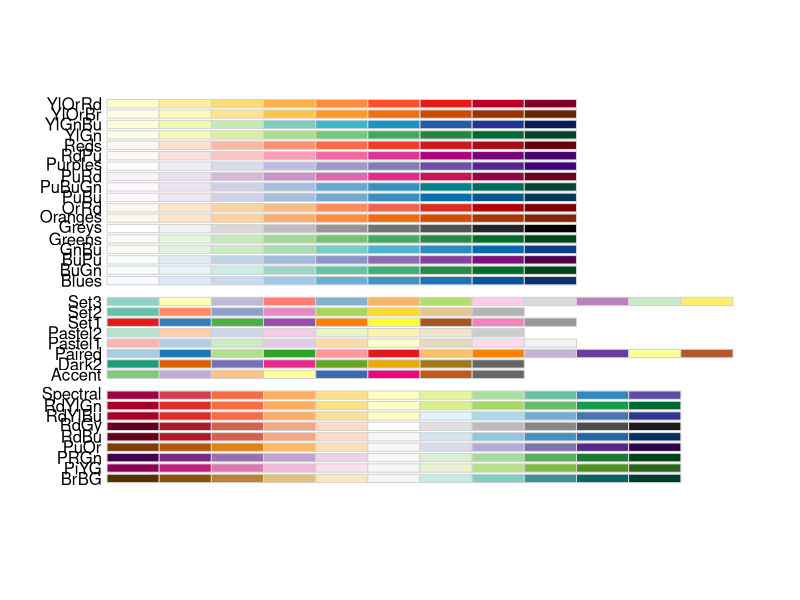
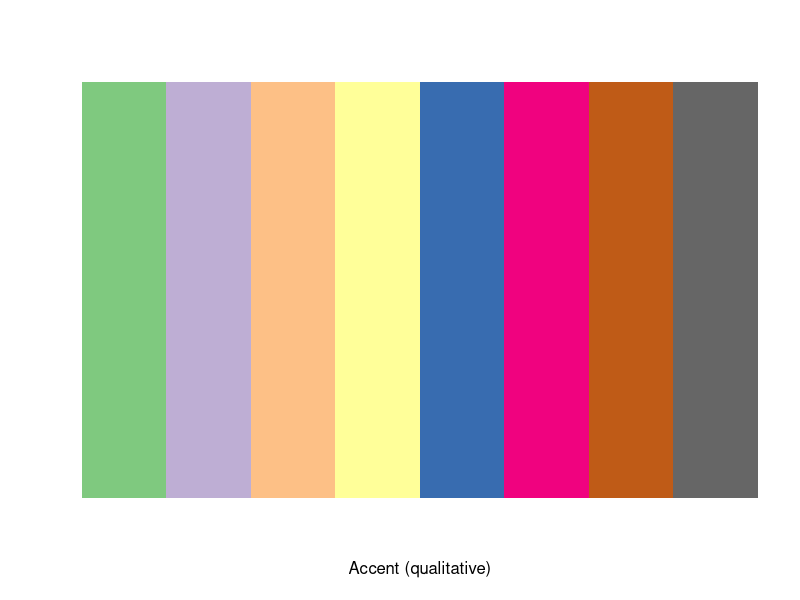
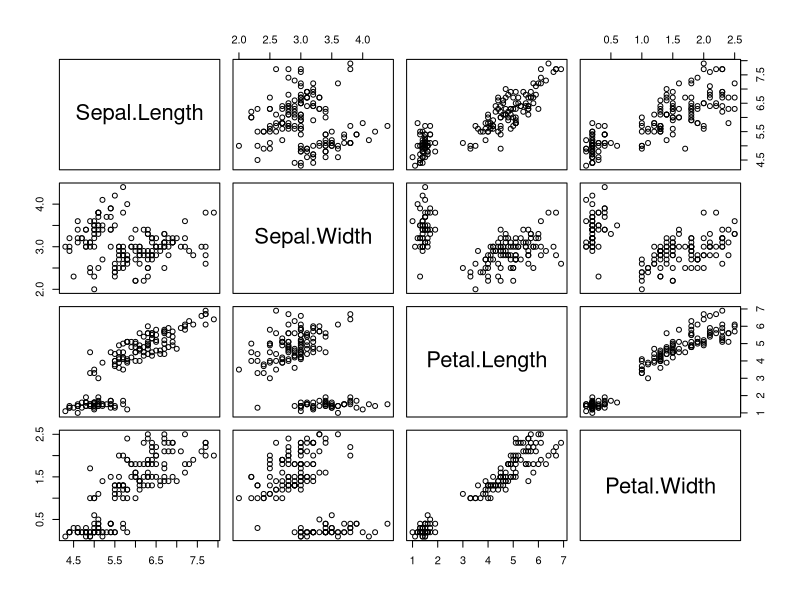
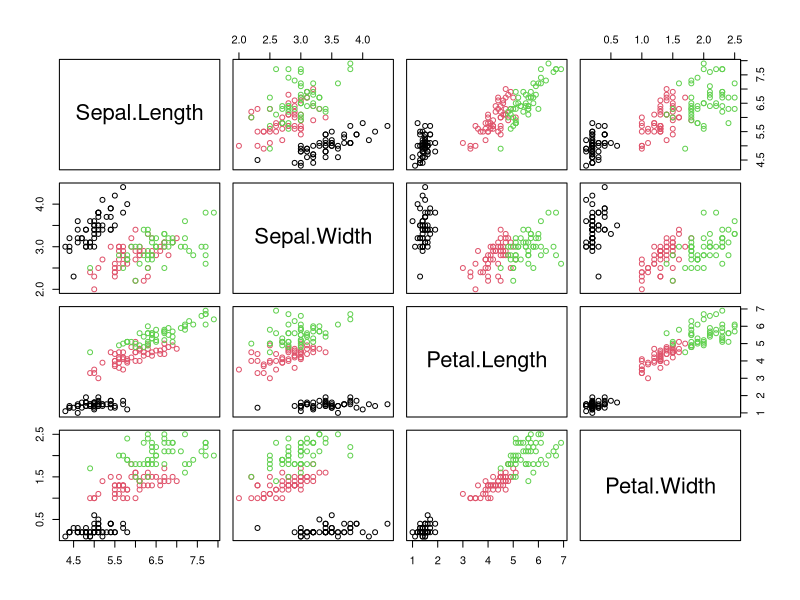
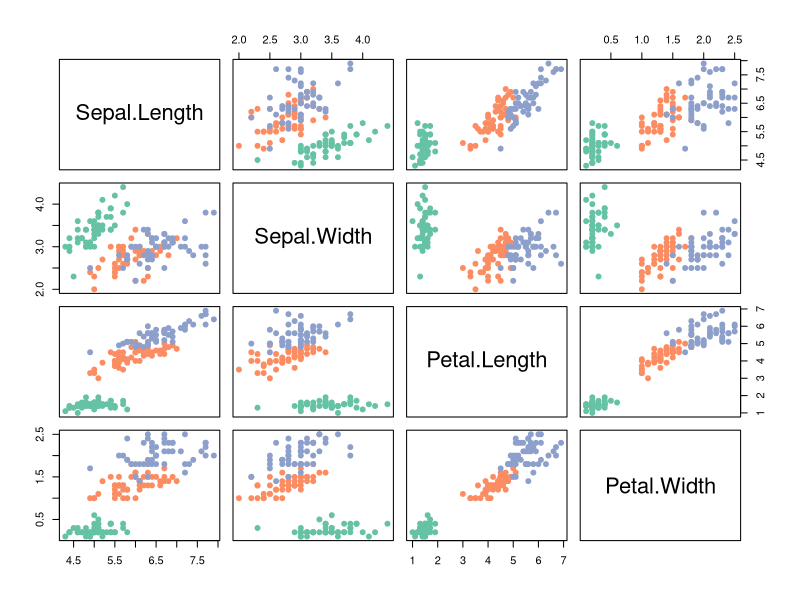

Source code (R) for these figures, in order:


# INSTALL AND LOAD PACKAGES ################################

# Derived from ColorBrewer 2.0
browseURL("http://colorbrewer2.org/")
install.packages("RColorBrewer")
library(RColorBrewer)
library(datasets)

# EXPLORE RCOLORBREWER #####################################

display.brewer.all()            # See all palettes

# Three kinds of palettes
# 1. Sequential ("seq"): Low to high values 
# 2. Diverging ("div"): Mid vs. extremes
# 3. Qualitative ("qual"): Different classes

brewer.pal.info  # Info on all palettes

# To see colors in individual palette, give number 
# of colors desired and name of palette in quotes.
display.brewer.pal(8, "Accent")  # Individual palette

# LOAD AND EXPLORE DATA ####################################

# Use iris data from datasets package
# Measures for three species of iris
head(iris)               # Quick look at top of data set
data <- iris[, 1:4]      # Save measurements to "data"
species <- iris$Species  # Save species to "species"
summary(species)         # Get frequencies for species
plot(data)               # Get scatterplot matrix

# COLORS FOR PLOT ##########################################

plot(data, col = species)  # Color by species (jarring!)

# RColorBrewer has eight qualitative palettes: 
# Accent, Dark2, Paired, Pastel1, Pastel2,
# Set1, Set2, and Set3. 

# Need to specify number of colors needed, k, which should
# match number of groups. Can specify manually (k = 3 in 
# this case) or use a function: length(unique(species)).
k <- length(unique(species))
k

plot(data, 
     col = brewer.pal(k, "Set2")[species],
     pch = 19)  # Use solid circles

# CLEAN UP #################################################

# Clear workspace
rm(list = ls()) 

# Clear packages
detach("package:RColorBrewer", unload = TRUE)
detach("package:datasets", unload = TRUE)

# Clear plots
dev.off() 

# Clear console
cat("\014")  # ctrl+L
